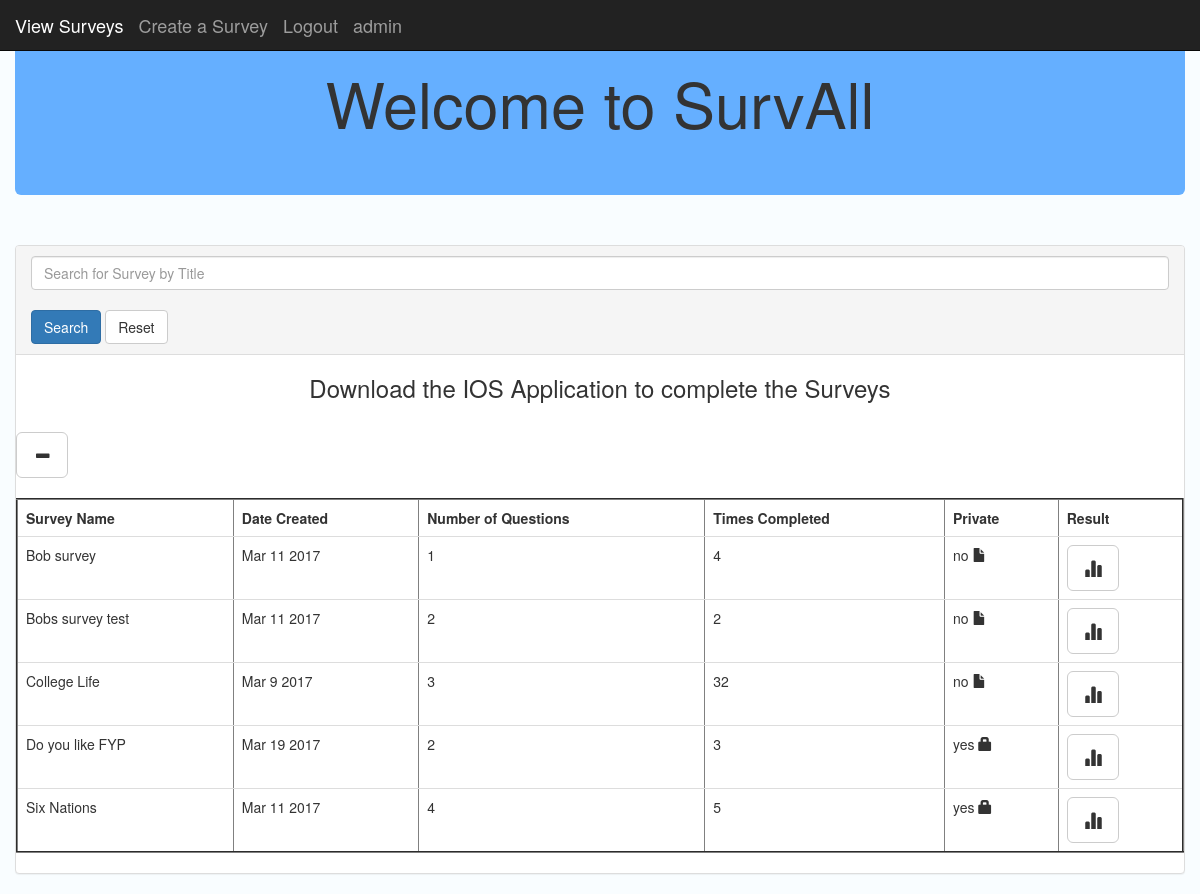
Page / (signed in) on the earlier database version.
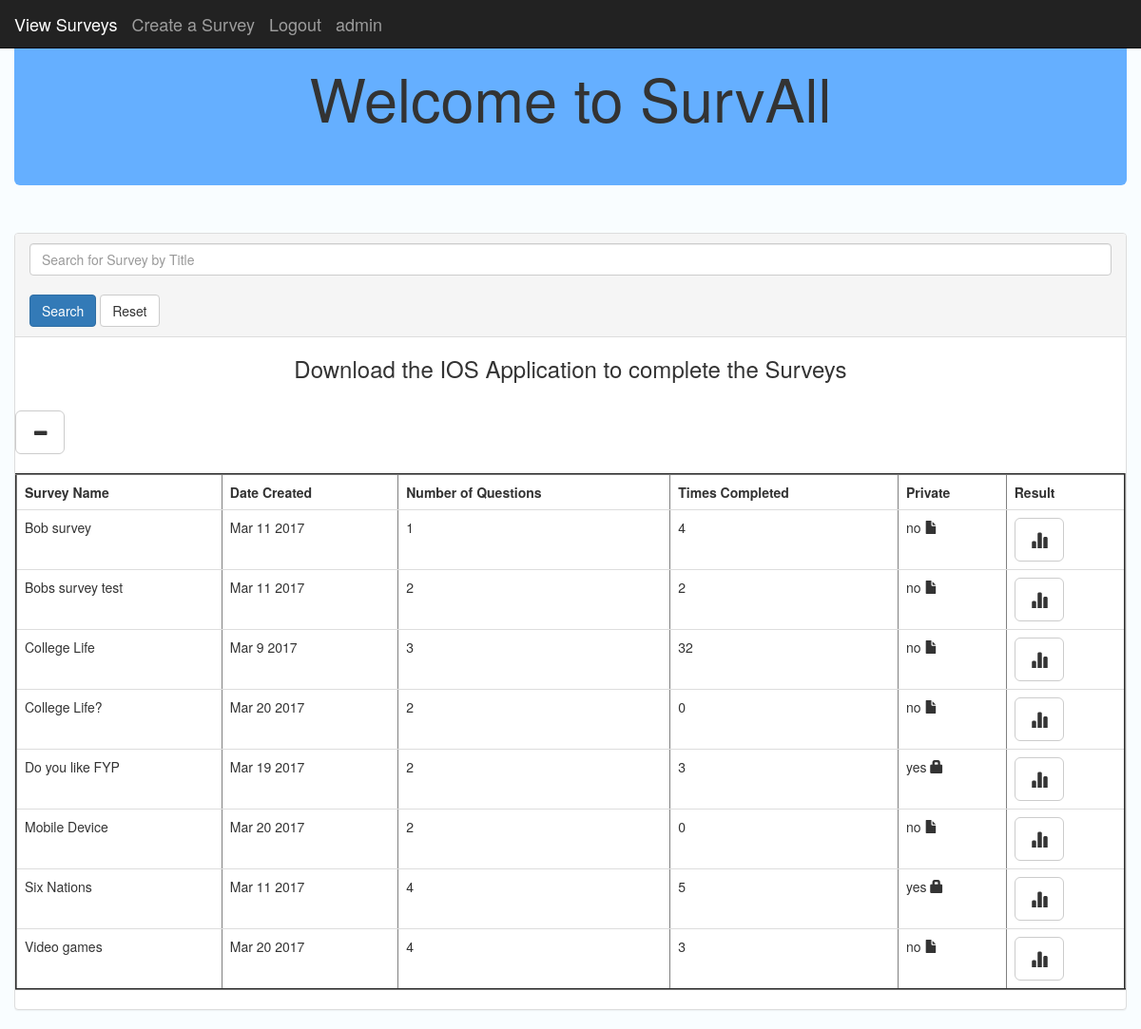
Same page on the later database version.
### posts/models.py (models this page shows, shortened)
class Post(models.Model):
	title = models.CharField(max_length = 250)
	dateSurvCreated = models.DateTimeField()
	numOfQuestions = models.IntegerField( default = '1')
	numOfTimesCompleted = models.IntegerField( default = '1')
	private = models.CharField(max_length = 250, default = "no")
	passcode = models.CharField(max_length = 250, default = "code")
	def dateFormat(self):
		return self.dateSurvCreated.strftime('%b %e %Y')

### posts/views.py (the view)
# urls.py: 2. Add a URL to urlpatterns:  url(r'^$', views.home, name='home')
def home(request):
	if request.user.is_authenticated():
		posts = Post.objects.order_by('title')
		return render(request,'posts/home.html', {'posts':posts})
	else:
		return render(request,'accounts/login.html', {'error':'Please login.'})

### posts/templates/posts/home.html (shortened to what this page needs)
<!DOCTYPE html>
<html lang="en">
  <head>
    {% load static %}
    <link rel="stylesheet" href="https://maxcdn.bootstrapcdn.com/bootstrap/3.3.7/css/bootstrap.min.css">
  </head>
	<nav class="navbar navbar-inverse navbar-fixed-top">
  		<div class="container-fluid">
    		<div class="navbar-header">
            {% if user.is_authenticated %}
            <a class="navbar-brand" href="{% url 'home' %}">View Surveys</a>
            <a class="navbar-brand active" href="{% url 'create_survey' %}">Create a Survey</a>
            <a class="navbar-brand" href="#" onclick="document.getElementById('logoutForm').submit()">Logout</a>
            <a class="navbar-brand">{{user.username}}</a>
            {% else %}
             <a class="navbar-brand active" href="{% url 'signup' %}">Sign Up</a>
            <a class="navbar-brand active" href="{% url 'login' %}">Login</a>
            <a class="navbar-brand" href="{% url 'home' %}">View Surveys</a>
            <a class="navbar-brand active" href="{% url 'create_survey' %}">Create a Survey</a>
            {% endif %}
    		</div>
      	</div>
	</nav>
  <body style = "background-color: #f9fdff">
 	<div class="container-fluid">
    <div class="jumbotron" style = "background-color: #65AFFF">
      <h1 class = "text-center">Welcome to SurvAll</h1>
  </div>
    <br />
    <div class="panel panel-default">
    <div class="panel-heading">
    <form action = "{% url 'query_survey' %}" method="post">
    <input type="text" name="search_surveys" id ="search_surveys" class="form-control" placeholder="Search for Survey by Title"></input>
    <br>
      <button class="btn btn-primary btn-default btn">Search</button>
      <button class="btn btn-default btn" action="{% url 'view_survey' %}">Reset</button>
    </form>
    </div>
      <div id="demo" class="collapse in text-center">
        <h3>Download the IOS Application to complete the Surveys</h3>
      </div>
      <br>
      <button class="btn btn-default btn-lg" data-toggle="collapse" data-target="#demo"><span class="glyphicon glyphicon-minus" aria-hidden="true"></span></button>
      <br>
      <br>
      <div id = "tableResults">
			<table style = "background-color: #FFFFFF" class ="table" border='2' name ="survey_table" id = "survey_table">
			    <tr>
               		<th>Survey Name</th>
               		<th>Date Created </th>
               		<th>Number of Questions</th>
               		<th>Times Completed</th>
                  <th>Private</th>
                  <th>Result</th>
               	</tr>
				 {% for post in posts.all %}
				  <tr>
               	<td>{{ post.title }}</td>
               	<td>{{ post.dateFormat }}</td>
                <td>{{ post.numOfQuestions|floatformat:0 }}</td>
               	<td>{{ post.numOfTimesCompleted|floatformat:0 }}</td>
                <td>{{ post.private }}
                {% if post.private == "yes" %}
                  <span class ="glyphicon glyphicon-lock"></span>
                {% endif %}
                {% if post.private == "no" %}
                  <span class ="glyphicon glyphicon glyphicon-file"></span>
                {% endif %}
                </td>
                <td>
                {% if post.private == "yes" %}
                <a href="{% url 'post_detail' post.id %}">
                <button class="btn btn-default btn-lg" onclick="return validatePasscode('{{ post.passcode }}','{{ post.id }}' )"><span class ="glyphicon glyphicon-stats"></span></button></a>
                </td>
                {% endif %}
                {% if post.private == "no" %}
                <a href="{% url 'post_detail' post.id %}">
                <button class="btn btn-default btn-lg"><span class ="glyphicon glyphicon-stats"></span></button></a>
                </td>
                {% endif %}
          </tr>
          {% endfor %}
		</table>
      </div>
      </div>
      </div>
  </body>
</html>

Differences in the rows shown:
added Post: title "College Life?", dateFormat "Mar 20 2017", numOfQuestions "2", numOfTimesCompleted "0", private "no"
added Post: title "Mobile Device", dateFormat "Mar 20 2017", numOfQuestions "2", numOfTimesCompleted "0", private "no"
added Post: title "Video games", dateFormat "Mar 20 2017", numOfQuestions "4", numOfTimesCompleted "3", private "no"
